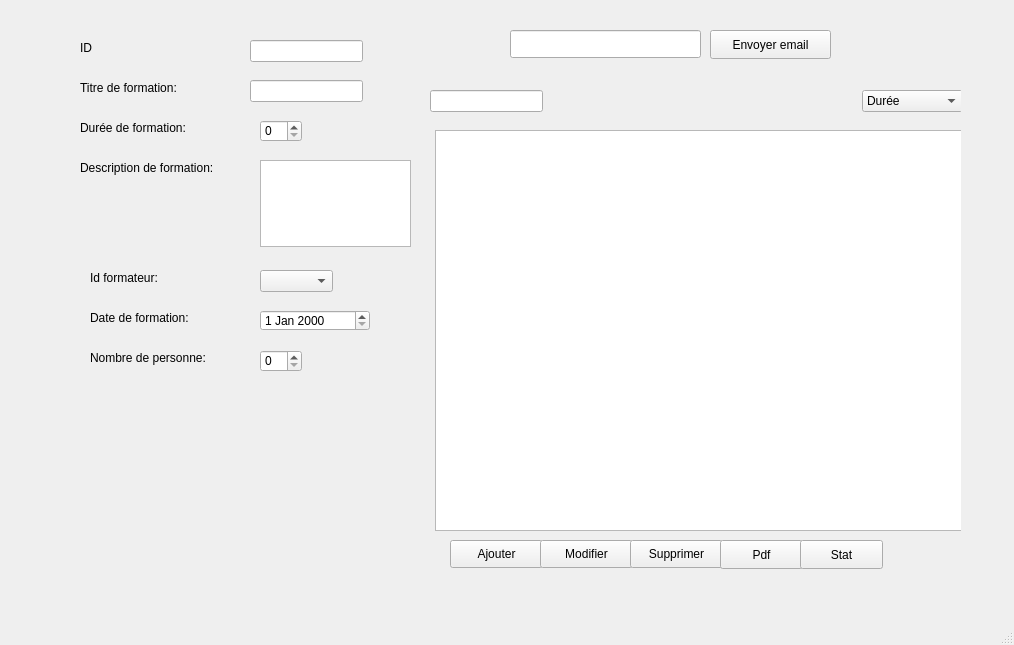
<?xml version="1.0" encoding="UTF-8"?>
<ui version="4.0">
 <class>MainWindow</class>
 <widget class="QMainWindow" name="MainWindow">
  <property name="geometry">
   <rect>
    <x>0</x>
    <y>0</y>
    <width>1014</width>
    <height>645</height>
   </rect>
  </property>
  <property name="windowTitle">
   <string>MainWindow</string>
  </property>
  <widget class="QWidget" name="centralwidget">
   <widget class="QStackedWidget" name="stackedWidget">
    <property name="geometry">
     <rect>
      <x>30</x>
      <y>20</y>
      <width>931</width>
      <height>581</height>
     </rect>
    </property>
    <property name="currentIndex">
     <number>0</number>
    </property>
    <widget class="QWidget" name="page">
     <widget class="QLabel" name="label">
      <property name="geometry">
       <rect>
        <x>50</x>
        <y>60</y>
        <width>131</width>
        <height>16</height>
       </rect>
      </property>
      <property name="text">
       <string>Titre de formation:</string>
      </property>
     </widget>
     <widget class="QLineEdit" name="titref">
      <property name="geometry">
       <rect>
        <x>220</x>
        <y>60</y>
        <width>113</width>
        <height>22</height>
       </rect>
      </property>
     </widget>
     <widget class="QTableView" name="afficher">
      <property name="geometry">
       <rect>
        <x>405</x>
        <y>110</y>
        <width>531</width>
        <height>401</height>
       </rect>
      </property>
     </widget>
     <widget class="QPushButton" name="pushButton">
      <property name="geometry">
       <rect>
        <x>420</x>
        <y>520</y>
        <width>93</width>
        <height>28</height>
       </rect>
      </property>
      <property name="text">
       <string>Ajouter</string>
      </property>
     </widget>
     <widget class="QPushButton" name="pushButton_2">
      <property name="geometry">
       <rect>
        <x>510</x>
        <y>520</y>
        <width>93</width>
        <height>28</height>
       </rect>
      </property>
      <property name="text">
       <string>Modifier</string>
      </property>
     </widget>
     <widget class="QPushButton" name="pushButton_3">
      <property name="geometry">
       <rect>
        <x>600</x>
        <y>520</y>
        <width>93</width>
        <height>28</height>
       </rect>
      </property>
      <property name="text">
       <string>Supprimer</string>
      </property>
     </widget>
     <widget class="QComboBox" name="comboBox">
      <property name="geometry">
       <rect>
        <x>832</x>
        <y>70</y>
        <width>101</width>
        <height>22</height>
       </rect>
      </property>
      <item>
       <property name="text">
        <string>Durée</string>
       </property>
      </item>
      <item>
       <property name="text">
        <string>Titre</string>
       </property>
      </item>
      <item>
       <property name="text">
        <string>Nbr de personne</string>
       </property>
      </item>
     </widget>
     <widget class="QLineEdit" name="lineEdit">
      <property name="geometry">
       <rect>
        <x>400</x>
        <y>70</y>
        <width>113</width>
        <height>22</height>
       </rect>
      </property>
      <property name="text">
       <string/>
      </property>
     </widget>
     <widget class="QLabel" name="label_3">
      <property name="geometry">
       <rect>
        <x>50</x>
        <y>100</y>
        <width>141</width>
        <height>16</height>
       </rect>
      </property>
      <property name="text">
       <string>Durée de formation:</string>
      </property>
     </widget>
     <widget class="QLabel" name="label_4">
      <property name="geometry">
       <rect>
        <x>50</x>
        <y>140</y>
        <width>181</width>
        <height>16</height>
       </rect>
      </property>
      <property name="text">
       <string>Description de formation:</string>
      </property>
     </widget>
     <widget class="QLabel" name="label_5">
      <property name="geometry">
       <rect>
        <x>60</x>
        <y>290</y>
        <width>111</width>
        <height>16</height>
       </rect>
      </property>
      <property name="text">
       <string>Date de formation:</string>
      </property>
     </widget>
     <widget class="QLabel" name="label_8">
      <property name="geometry">
       <rect>
        <x>60</x>
        <y>250</y>
        <width>91</width>
        <height>16</height>
       </rect>
      </property>
      <property name="text">
       <string>Id formateur:</string>
      </property>
     </widget>
     <widget class="QTextEdit" name="descriptionf">
      <property name="geometry">
       <rect>
        <x>230</x>
        <y>140</y>
        <width>151</width>
        <height>87</height>
       </rect>
      </property>
     </widget>
     <widget class="QDateEdit" name="datef">
      <property name="geometry">
       <rect>
        <x>230</x>
        <y>290</y>
        <width>110</width>
        <height>21</height>
       </rect>
      </property>
     </widget>
     <widget class="QComboBox" name="idf">
      <property name="geometry">
       <rect>
        <x>230</x>
        <y>250</y>
        <width>73</width>
        <height>22</height>
       </rect>
      </property>
     </widget>
     <widget class="QSpinBox" name="dureef">
      <property name="geometry">
       <rect>
        <x>230</x>
        <y>100</y>
        <width>42</width>
        <height>22</height>
       </rect>
      </property>
     </widget>
     <widget class="QLabel" name="label_2">
      <property name="geometry">
       <rect>
        <x>60</x>
        <y>330</y>
        <width>141</width>
        <height>16</height>
       </rect>
      </property>
      <property name="text">
       <string>Nombre de personne:</string>
      </property>
     </widget>
     <widget class="QSpinBox" name="nbrp">
      <property name="geometry">
       <rect>
        <x>230</x>
        <y>330</y>
        <width>42</width>
        <height>22</height>
       </rect>
      </property>
     </widget>
     <widget class="QLineEdit" name="idi">
      <property name="geometry">
       <rect>
        <x>220</x>
        <y>20</y>
        <width>113</width>
        <height>22</height>
       </rect>
      </property>
     </widget>
     <widget class="QLabel" name="label_10">
      <property name="geometry">
       <rect>
        <x>50</x>
        <y>20</y>
        <width>56</width>
        <height>16</height>
       </rect>
      </property>
      <property name="text">
       <string>ID</string>
      </property>
     </widget>
     <widget class="QLabel" name="qr">
      <property name="geometry">
       <rect>
        <x>90</x>
        <y>410</y>
        <width>201</width>
        <height>181</height>
       </rect>
      </property>
      <property name="text">
       <string/>
      </property>
     </widget>
     <widget class="QPushButton" name="pushButton_7">
      <property name="geometry">
       <rect>
        <x>690</x>
        <y>520</y>
        <width>83</width>
        <height>29</height>
       </rect>
      </property>
      <property name="text">
       <string>Pdf</string>
      </property>
     </widget>
     <widget class="QPushButton" name="stat">
      <property name="geometry">
       <rect>
        <x>770</x>
        <y>520</y>
        <width>83</width>
        <height>29</height>
       </rect>
      </property>
      <property name="text">
       <string>Stat</string>
      </property>
     </widget>
     <widget class="QLineEdit" name="mail">
      <property name="geometry">
       <rect>
        <x>480</x>
        <y>10</y>
        <width>191</width>
        <height>28</height>
       </rect>
      </property>
     </widget>
     <widget class="QPushButton" name="pushButton_10">
      <property name="geometry">
       <rect>
        <x>680</x>
        <y>10</y>
        <width>121</width>
        <height>29</height>
       </rect>
      </property>
      <property name="text">
       <string>Envoyer email</string>
      </property>
     </widget>
    </widget>
    <widget class="QWidget" name="page_3">
     <widget class="QLabel" name="statform">
      <property name="geometry">
       <rect>
        <x>60</x>
        <y>60</y>
        <width>761</width>
        <height>491</height>
       </rect>
      </property>
      <property name="text">
       <string/>
      </property>
     </widget>
     <widget class="QPushButton" name="pushButton_9">
      <property name="geometry">
       <rect>
        <x>840</x>
        <y>60</y>
        <width>83</width>
        <height>29</height>
       </rect>
      </property>
      <property name="text">
       <string>Go back</string>
      </property>
     </widget>
    </widget>
    <widget class="QWidget" name="page_5">
     <widget class="QCalendarWidget" name="calendarWidget">
      <property name="geometry">
       <rect>
        <x>180</x>
        <y>160</y>
        <width>581</width>
        <height>411</height>
       </rect>
      </property>
     </widget>
     <widget class="QComboBox" name="comboBox_3">
      <property name="geometry">
       <rect>
        <x>80</x>
        <y>50</y>
        <width>161</width>
        <height>28</height>
       </rect>
      </property>
     </widget>
     <widget class="QComboBox" name="comboBox_4">
      <property name="geometry">
       <rect>
        <x>720</x>
        <y>60</y>
        <width>161</width>
        <height>28</height>
       </rect>
      </property>
     </widget>
     <widget class="QPushButton" name="pushButton_11">
      <property name="geometry">
       <rect>
        <x>760</x>
        <y>110</y>
        <width>83</width>
        <height>29</height>
       </rect>
      </property>
      <property name="text">
       <string>Assigner</string>
      </property>
     </widget>
    </widget>
    <widget class="QWidget" name="page_2">
     <widget class="QLabel" name="label_6">
      <property name="geometry">
       <rect>
        <x>50</x>
        <y>80</y>
        <width>81</width>
        <height>16</height>
       </rect>
      </property>
      <property name="text">
       <string>Id formateur:</string>
      </property>
     </widget>
     <widget class="QLabel" name="label_7">
      <property name="geometry">
       <rect>
        <x>50</x>
        <y>110</y>
        <width>121</width>
        <height>16</height>
       </rect>
      </property>
      <property name="text">
       <string>Type de formateur:</string>
      </property>
     </widget>
     <widget class="QLabel" name="label_9">
      <property name="geometry">
       <rect>
        <x>50</x>
        <y>140</y>
        <width>171</width>
        <height>16</height>
       </rect>
      </property>
      <property name="text">
       <string>Nbr de formations éffectuées:</string>
      </property>
     </widget>
     <widget class="QLineEdit" name="lineEdit_3">
      <property name="geometry">
       <rect>
        <x>410</x>
        <y>70</y>
        <width>113</width>
        <height>22</height>
       </rect>
      </property>
      <property name="text">
       <string/>
      </property>
     </widget>
     <widget class="QPushButton" name="pushButton_4">
      <property name="geometry">
       <rect>
        <x>410</x>
        <y>500</y>
        <width>93</width>
        <height>28</height>
       </rect>
      </property>
      <property name="text">
       <string>Ajouter</string>
      </property>
     </widget>
     <widget class="QPushButton" name="pushButton_5">
      <property name="geometry">
       <rect>
        <x>500</x>
        <y>500</y>
        <width>93</width>
        <height>28</height>
       </rect>
      </property>
      <property name="text">
       <string>Modifier</string>
      </property>
     </widget>
     <widget class="QPushButton" name="pushButton_6">
      <property name="geometry">
       <rect>
        <x>590</x>
        <y>500</y>
        <width>93</width>
        <height>28</height>
       </rect>
      </property>
      <property name="text">
       <string>Supprimer</string>
      </property>
     </widget>
     <widget class="QComboBox" name="typef">
      <property name="geometry">
       <rect>
        <x>220</x>
        <y>110</y>
        <width>73</width>
        <height>22</height>
       </rect>
      </property>
      <item>
       <property name="text">
        <string>interne</string>
       </property>
      </item>
      <item>
       <property name="text">
        <string>externe</string>
       </property>
      </item>
     </widget>
     <widget class="QLineEdit" name="nbr">
      <property name="geometry">
       <rect>
        <x>220</x>
        <y>140</y>
        <width>113</width>
        <height>22</height>
       </rect>
      </property>
     </widget>
     <widget class="QTableView" name="affichagef">
      <property name="geometry">
       <rect>
        <x>410</x>
        <y>100</y>
        <width>521</width>
        <height>381</height>
       </rect>
      </property>
     </widget>
     <widget class="QLabel" name="label_12">
      <property name="geometry">
       <rect>
        <x>50</x>
        <y>200</y>
        <width>56</width>
        <height>16</height>
       </rect>
      </property>
      <property name="text">
       <string>Nom:</string>
      </property>
     </widget>
     <widget class="QLabel" name="label_13">
      <property name="geometry">
       <rect>
        <x>50</x>
        <y>230</y>
        <width>56</width>
        <height>16</height>
       </rect>
      </property>
      <property name="text">
       <string>Prenom:</string>
      </property>
     </widget>
     <widget class="QLabel" name="label_14">
      <property name="geometry">
       <rect>
        <x>50</x>
        <y>260</y>
        <width>56</width>
        <height>16</height>
       </rect>
      </property>
      <property name="text">
       <string>CIN:</string>
      </property>
     </widget>
     <widget class="QLabel" name="label_15">
      <property name="geometry">
       <rect>
        <x>50</x>
        <y>290</y>
        <width>111</width>
        <height>16</height>
       </rect>
      </property>
      <property name="text">
       <string>Date de naissance:</string>
      </property>
     </widget>
     <widget class="QLineEdit" name="nom">
      <property name="geometry">
       <rect>
        <x>220</x>
        <y>200</y>
        <width>113</width>
        <height>22</height>
       </rect>
      </property>
     </widget>
     <widget class="QLineEdit" name="prenom">
      <property name="geometry">
       <rect>
        <x>220</x>
        <y>230</y>
        <width>113</width>
        <height>22</height>
       </rect>
      </property>
     </widget>
     <widget class="QLineEdit" name="CIN">
      <property name="geometry">
       <rect>
        <x>220</x>
        <y>260</y>
        <width>113</width>
        <height>22</height>
       </rect>
      </property>
     </widget>
     <widget class="QDateEdit" name="dss">
      <property name="geometry">
       <rect>
        <x>220</x>
        <y>290</y>
        <width>110</width>
        <height>22</height>
       </rect>
      </property>
     </widget>
     <widget class="QLineEdit" name="idfor">
      <property name="geometry">
       <rect>
        <x>220</x>
        <y>80</y>
        <width>113</width>
        <height>22</height>
       </rect>
      </property>
     </widget>
     <widget class="QPushButton" name="pdf">
      <property name="geometry">
       <rect>
        <x>680</x>
        <y>500</y>
        <width>83</width>
        <height>29</height>
       </rect>
      </property>
      <property name="text">
       <string>PDF</string>
      </property>
     </widget>
     <widget class="QPushButton" name="statf">
      <property name="geometry">
       <rect>
        <x>760</x>
        <y>500</y>
        <width>83</width>
        <height>29</height>
       </rect>
      </property>
      <property name="text">
       <string>STAT</string>
      </property>
     </widget>
     <widget class="QComboBox" name="comboBox_2">
      <property name="geometry">
       <rect>
        <x>820</x>
        <y>60</y>
        <width>111</width>
        <height>28</height>
       </rect>
      </property>
      <item>
       <property name="text">
        <string>TYPE</string>
       </property>
      </item>
      <item>
       <property name="text">
        <string>NBR FORMATION</string>
       </property>
      </item>
      <item>
       <property name="text">
        <string>DATE NAISS</string>
       </property>
      </item>
     </widget>
     <widget class="QPushButton" name="pushButton_23">
      <property name="geometry">
       <rect>
        <x>820</x>
        <y>500</y>
        <width>83</width>
        <height>29</height>
       </rect>
      </property>
      <property name="text">
       <string>Assign</string>
      </property>
     </widget>
    </widget>
    <widget class="QWidget" name="page_4">
     <widget class="QLabel" name="sformateur">
      <property name="geometry">
       <rect>
        <x>100</x>
        <y>50</y>
        <width>711</width>
        <height>511</height>
       </rect>
      </property>
      <property name="text">
       <string/>
      </property>
     </widget>
     <widget class="QPushButton" name="pushButton_8">
      <property name="geometry">
       <rect>
        <x>850</x>
        <y>30</y>
        <width>83</width>
        <height>29</height>
       </rect>
      </property>
      <property name="text">
       <string>Go back</string>
      </property>
     </widget>
    </widget>
   </widget>
  </widget>
  <widget class="QMenuBar" name="menubar">
   <property name="geometry">
    <rect>
     <x>0</x>
     <y>0</y>
     <width>1014</width>
     <height>26</height>
    </rect>
   </property>
  </widget>
  <widget class="QStatusBar" name="statusbar"/>
 </widget>
 <resources/>
 <connections/>
</ui>
